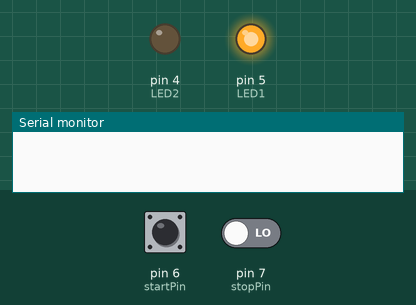
Recording of a sketch running on a simulated Arduino Uno, built with avr-gcc and run on an emulated ATmega328P. Parts: output pins drawn as LEDs (lit = HIGH), the last lines printed to the serial monitor. Inputs (shaded band) come from the test bench; at power-on: pin 6 (startPin) LOW, pin 7 (stopPin) LOW.

Above: at 1.2 s.
1.3 s: pin 6 (startPin) pulled HIGH for 0.15 s
At 1.9 s:
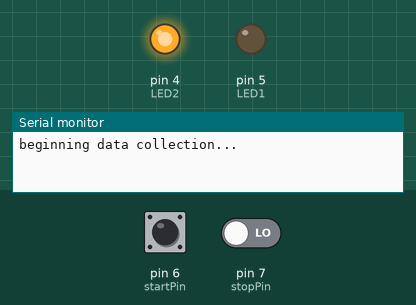
2.9 s: pin 6 (startPin) driven HIGH and pin 7 (stopPin) driven HIGH
5.9 s: pin 7 (stopPin) driven LOW
At 6.6 s:
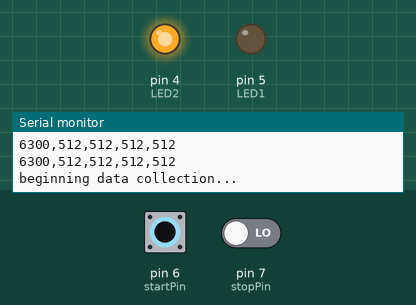
7.8 s: pin 6 (startPin) driven LOW and pin 7 (stopPin) driven HIGH
At 11.61 s:
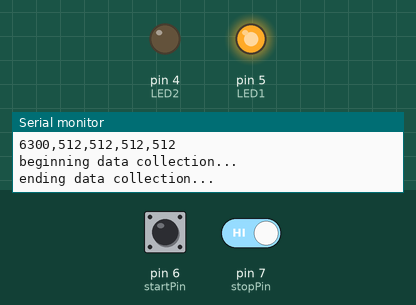
Timing chart, 0 to 11.8 s (numbered marks = the images above; inputs shaded):
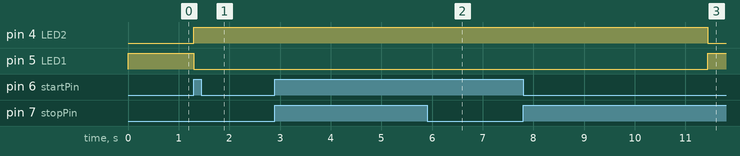

The sketch:

Simple_HC-12_Emitter__Uno_.ino
```cpp
#include <SoftwareSerial.h>

// HC-12 SERIAL PORT INSTANTIATION
SoftwareSerial HC12(2, 3); // HC-12 TX Pin, HC-12 RX Pin

// ANALOG INPUT PINS
const int potPin1 = A0;
const int potPin2 = A1;
const int potPin3 = A2;
const int potPin4 = A3;

// Digital Pins
const int LED1 = 5;
const int LED2 = 4;
const int startPin = 6;
const int stopPin = 7;

// VARIABLES
int PotFR;
int PotRR;
int PotRL;
int PotFL;
String data;
unsigned long duration;
bool collectData = false;


// COLLECTS DATA FOR THE ANLOG INPUTS THAT REPRESENT THE POTENTIOMETERS
String collectPotData() {

  // READ ANALOG INPUTS
  PotFR = analogRead(potPin1);
  PotRR = analogRead(potPin2);
  PotRL = analogRead(potPin3);
  PotFL = analogRead(potPin4);

  // RECORD TIME
  duration = millis();

  // FORMAT STRING SO THAT THE RECIEVER CAN EASILY MAKE A CSV
  data = String(duration) + "," + String(PotFR) + "," + String(PotRR) + "," + String(PotRL) + "," + String(PotFL);
  Serial.println(data);
  return (data);
}

// TRANSMITS DATA THROUGH THE HC-12 MODULE
void sendData(String data) {
  if (data.length() > 0) {
    HC12.println(data); // Send data via HC-12
    delay(10);
  }
}

// CONTROLS WHETHER TO COLLECT DATA OR NOT
void readButtons() {
  if (digitalRead(startPin) == HIGH) {
    collectData = true;
    Serial.println("beginning data collection...");
    //HC12.println("beginning data collection");
    digitalWrite(LED2, HIGH);
    digitalWrite(LED1, LOW);
    delay(5000); // Debounce delay
  }
  if (digitalRead(stopPin) == HIGH) {
    collectData = false;
    Serial.println("ending data collection...");
    //HC12.println("ending data collection");
    digitalWrite(LED2, LOW);
    digitalWrite(LED1, HIGH);
    delay(5000); // Debounce delay
  }
}

// SETUP FUNCTION (THIS RUNS ONLY ONCE)
void setup() {
  Serial.begin(9600);
  HC12.begin(9600);

  pinMode(startPin, INPUT);
  pinMode(stopPin, INPUT);
  pinMode(LED1, OUTPUT);
  pinMode(LED2, OUTPUT);

  digitalWrite(LED1, HIGH);
  digitalWrite(LED2, LOW);
}

// PROGRAM LOOP (THIS RUNS UNTIL THE ARDUINO TURNS OFF)
void loop() {
  readButtons();
  if (collectData) {
    data = collectPotData();
    Serial.println(data);
    sendData(data);
  }
  delay(100);
}
```

Measured:
- after the input at 1.3 s, pin 4 (LED2): LOW → HIGH at once; pin 5 (LED1): HIGH → LOW at once
- after the input at 2.9 s, every drawn part: stays the same
- after the input at 5.9 s, pin 4 (LED2): stays HIGH (without the input it goes to LOW after 0.40 s); pin 5 (LED1): stays LOW (without the input it goes to HIGH after 0.40 s)
- after the input at 7.8 s, pin 4 (LED2): HIGH → LOW after 3.6 s; pin 5 (LED1): LOW → HIGH after 3.6 s
